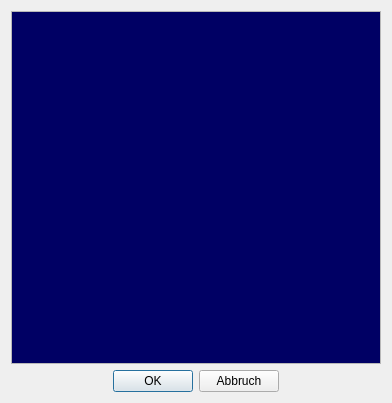
<?xml version="1.0" encoding="UTF-8"?>
<ui version="4.0">
 <class>T64EntrySelectWindow</class>
 <widget class="QDialog" name="T64EntrySelectWindow">
  <property name="geometry">
   <rect>
    <x>0</x>
    <y>0</y>
    <width>392</width>
    <height>403</height>
   </rect>
  </property>
  <property name="windowTitle">
   <string>Dialog</string>
  </property>
  <layout class="QVBoxLayout" name="verticalLayout">
   <item>
    <widget class="QListWidget" name="t64_entry_list">
     <property name="palette">
      <palette>
       <active>
        <colorrole role="Base">
         <brush brushstyle="SolidPattern">
          <color alpha="255">
           <red>0</red>
           <green>0</green>
           <blue>100</blue>
          </color>
         </brush>
        </colorrole>
       </active>
       <inactive>
        <colorrole role="Base">
         <brush brushstyle="SolidPattern">
          <color alpha="255">
           <red>0</red>
           <green>0</green>
           <blue>100</blue>
          </color>
         </brush>
        </colorrole>
       </inactive>
       <disabled>
        <colorrole role="Base">
         <brush brushstyle="SolidPattern">
          <color alpha="255">
           <red>255</red>
           <green>255</green>
           <blue>255</blue>
          </color>
         </brush>
        </colorrole>
       </disabled>
      </palette>
     </property>
    </widget>
   </item>
   <item>
    <layout class="QHBoxLayout" name="horizontalLayout">
     <item>
      <spacer name="horizontalSpacer">
       <property name="orientation">
        <enum>Qt::Orientation::Horizontal</enum>
       </property>
       <property name="sizeHint" stdset="0">
        <size>
         <width>40</width>
         <height>20</height>
        </size>
       </property>
      </spacer>
     </item>
     <item>
      <widget class="QPushButton" name="OK">
       <property name="text">
        <string>OK</string>
       </property>
      </widget>
     </item>
     <item>
      <widget class="QPushButton" name="pushButton">
       <property name="text">
        <string>Abbruch</string>
       </property>
      </widget>
     </item>
     <item>
      <spacer name="horizontalSpacer_2">
       <property name="orientation">
        <enum>Qt::Orientation::Horizontal</enum>
       </property>
       <property name="sizeHint" stdset="0">
        <size>
         <width>40</width>
         <height>20</height>
        </size>
       </property>
      </spacer>
     </item>
    </layout>
   </item>
  </layout>
 </widget>
 <resources/>
 <connections/>
</ui>
